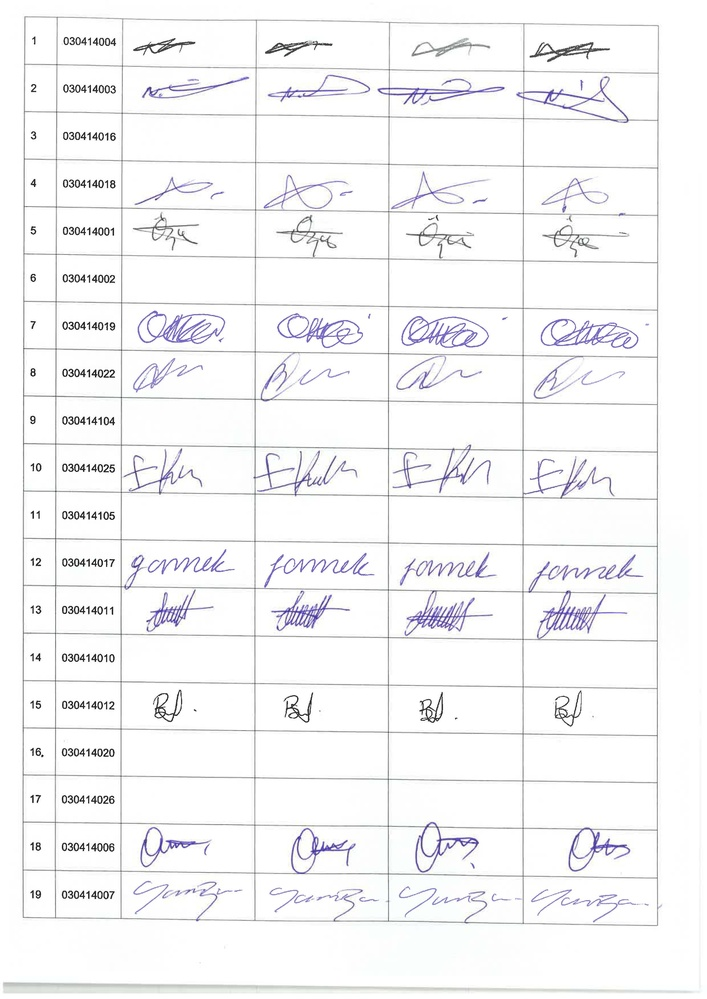
%> input picture Signature/Signatures_Page_1.jpg, 707 x 999 px, shrunk from 2480 x 3505 before the run
$ octave --eval "result = findText(imread('Signature/Signatures_Page_1.jpg'));"   (GNU Octave 9; MATLAB toolbox functions it lacks are replaced by stand-ins)
%> lines starting %> are read from the running program, lines starting %| are printed output that depends on the picture; in (x1, y1, x2, y2) boxes, pixels count from 0 and x2, y2 are one past the last pixel; in counts of white or black regions, pixels touching at a corner belong together; the program's own positions count from 1
function out= findText(I)
%Detect the text
img = im2double(I);
imgray = rgb2gray(img);
imgray = imgaussfilt(imgray);
imgSobel=  edge(imgray,'Sobel','both');
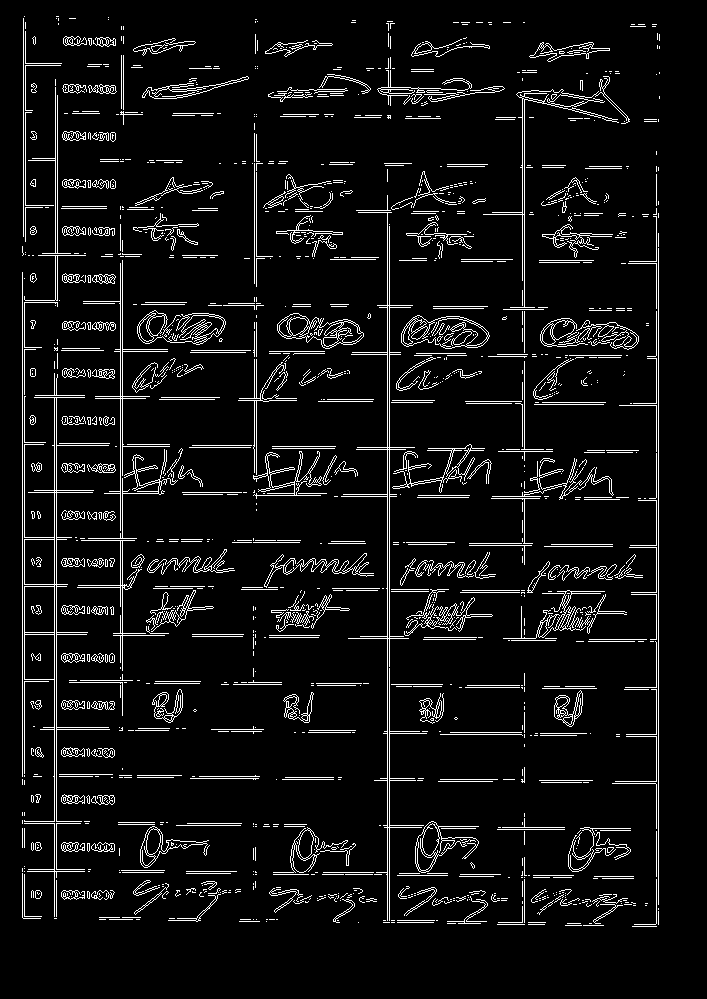
%> imgSobel: size 999x707 logical; 6.6% white in thin lines or dots, all inside (x1, y1, x2, y2) = (22, 16, 660, 927)
hedges = imerode(imgSobel,ones(1,50));
%> hedges: size 999x707 logical; 0.09% white in thin lines or dots, all inside (x1, y1, x2, y2) = (51, 259, 622, 876)
vedges = imerode(imgSobel,ones(50,1));
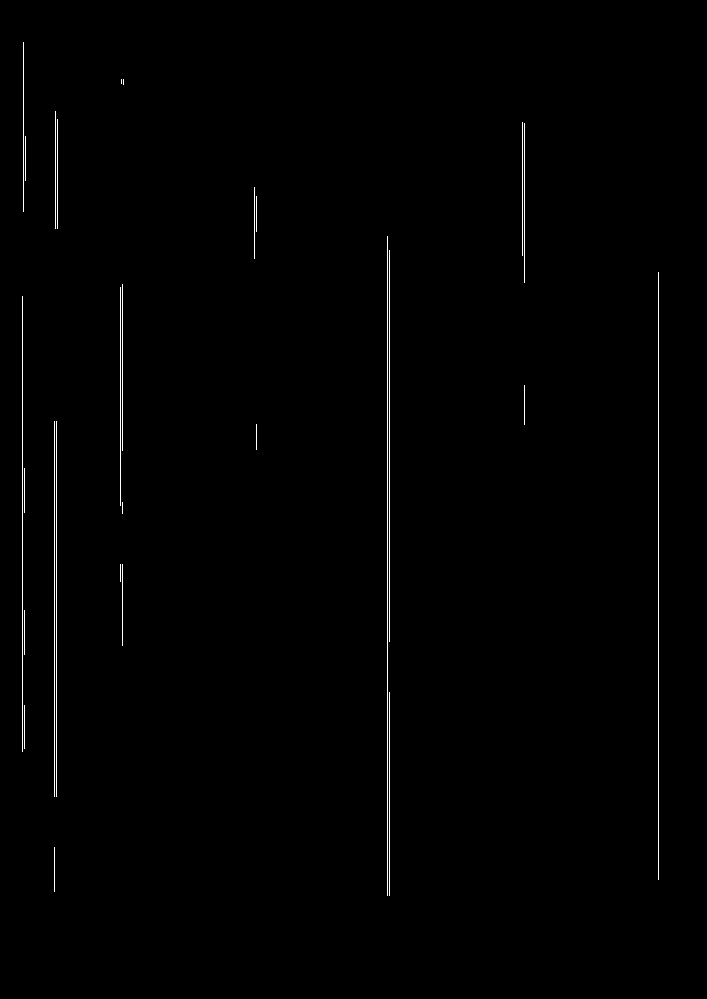
%> vedges: size 999x707 logical; 0.66% white in thin lines or dots, all inside (x1, y1, x2, y2) = (22, 42, 659, 896)
imgSobel(hedges)=0;
imgSobel(vedges)=0;

SE = ones(1,11);
imgDilted =imdilate(imgSobel,SE);
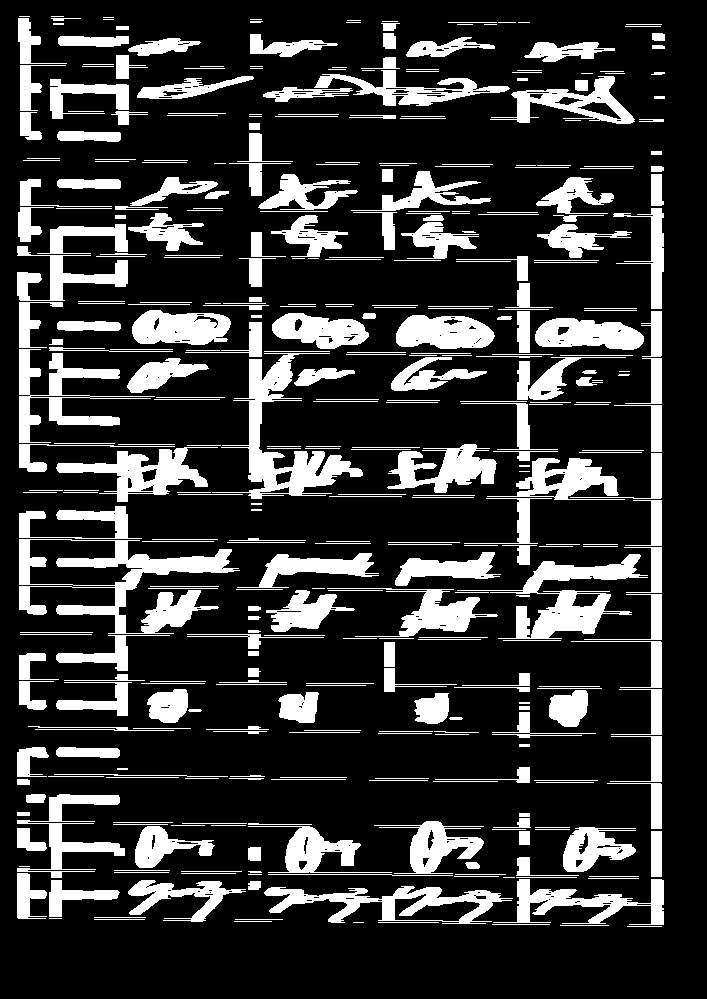
%> imgDilted: size 999x707 logical; 20.6% white; 403 white regions (36 under 20 px), largest, box (x1, y1, x2, y2) and area: (19, 539, 240, 634) 6798, (212, 353, 363, 499) 5403, (457, 554, 648, 639) 4752
imgprocessed = bwareaopen(imgDilted,500);
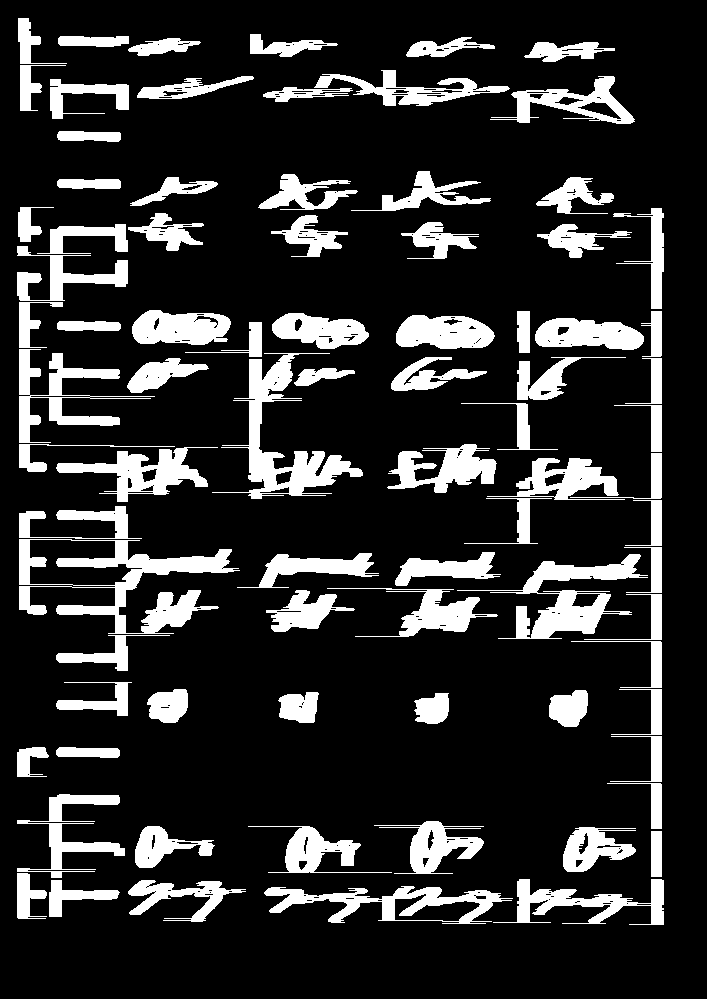
%> imgprocessed: size 999x707 logical; 17.1% white; 83 white regions

[L,N] = bwlabel(imgprocessed);
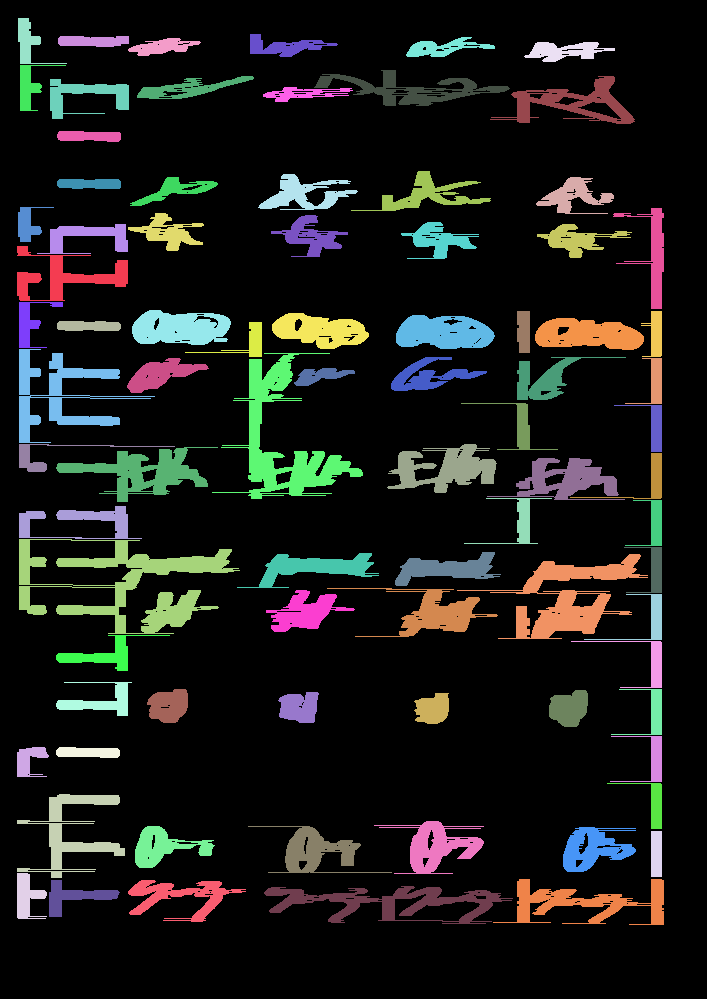
%> L: size 999x707 double; 84 distinct labels, from 0 to 83; one colour per label, 0 black
%> N = 83
if(N==0)
    return;
end

stats =  regionprops(L,'Area','BoundingBox');
%> stats = 83 regions; largest, box (x1, y1, x2, y2) and Area: (19, 539, 240, 634) 6798, (212, 353, 363, 499) 5403, (457, 554, 648, 639) 4752, (264, 886, 513, 924) 3555, (19, 349, 155, 443) 3406

areas = [stats.Area];
%> areas = 83 values, max 6798 at index 11, min 506 at index 83, mean 1458.3
bboxes= {stats.BoundingBox};
%> bboxes = 83 items

idx = find(areas<300);
%> idx = []
areas(idx)=[];
bboxes(idx)=[];

out = uint8(zeros(size(imgprocessed)));
out=I;
%> out is the input picture: size 999x707x3 uint8; mean R, G, B 245.5, 245.3, 246.3
for i=1:length(areas)
    area = areas(i);
    bbox = bboxes{i};
    ar = bbox(3)/bbox(4);
    %out = insertShape(out,'rectangle', bbox,'LineWidth',3,'Color',{'green'});
    if(ar>1.30 && bbox(4)>10 && bbox(4)<120 && bbox(3)>15)
       out = insertShape(out,'rectangle', bbox,'LineWidth',3,'Color',{'green'});
       cropped = imcrop(I,bbox);
      ocrText =  ocr(cropped,'Language','Turkish','TextLayout','Block');
      disp(ocrText.Text);
    end
end
%> this loop made 1 pass
%> (area, bbox, ar) on pass 1: (2056, [17.5 246.5 111 55], 2.02)
%> pass 1, in findText, `out = insertShape(out,'rectangle', bbox,'LineWidth',3,'Color',{'green'..`:
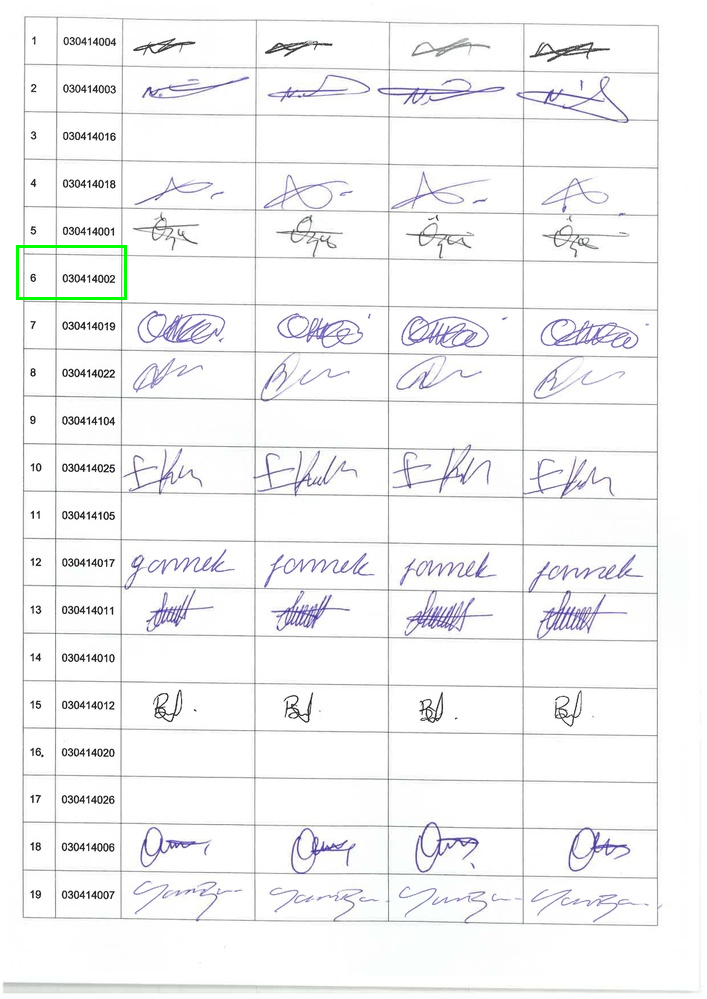
%> out: size 999x707x3 uint8; 0.14% of pixels changed, all inside (x1, y1, x2, y2) = (16, 245, 127, 300)
%> pass 1, in findText, `cropped = imcrop(I,bbox);`:
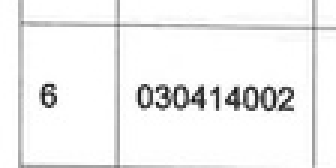
%> cropped: size 56x112x3 uint8 (shown 3 times larger); min 10, max 255, mean 240.7
%out=imgprocessed;
end
%> (the run ends here)

$ run again, on Signature/Signatures_Page_4.jpg
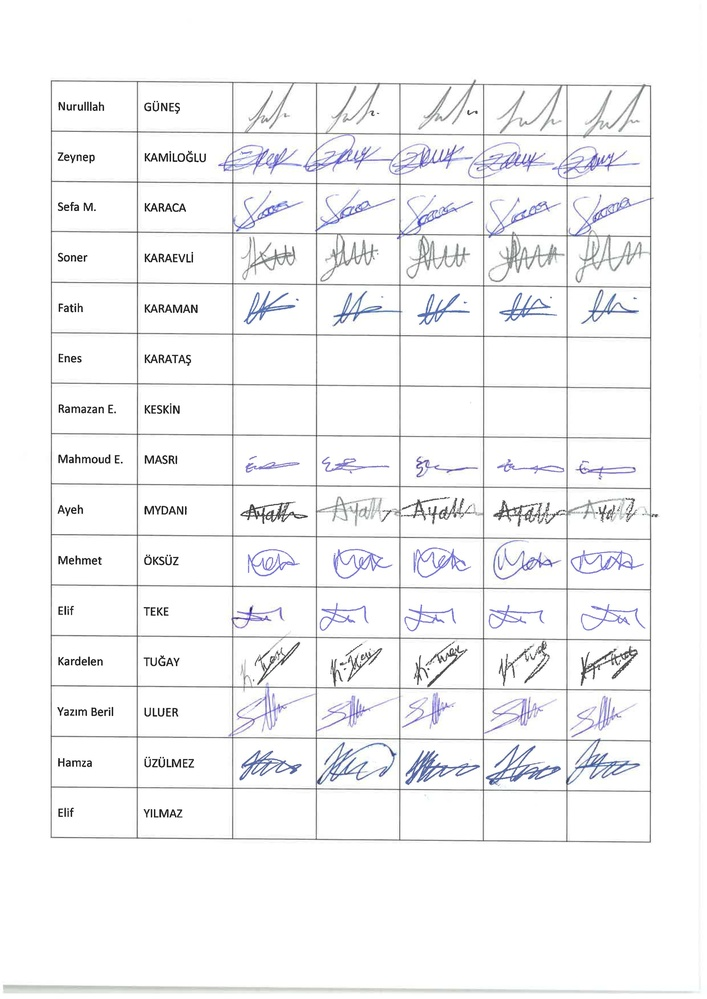
%> input picture Signature/Signatures_Page_4.jpg, 707 x 999 px, shrunk from 2480 x 3505 before the run
%> hedges: size 999x707 logical; 1.1% white in thin lines or dots, all inside (x1, y1, x2, y2) = (75, 80, 625, 843)
%> vedges: size 999x707 logical; 0.94% white in thin lines or dots, all inside (x1, y1, x2, y2) = (50, 105, 652, 817)
%> imgDilted: size 999x707 logical; 20.3% white; 139 white regions (15 under 20 px), largest, box (x1, y1, x2, y2) and area: (107, 80, 658, 334) 39076, (487, 389, 663, 638) 11877, (191, 642, 485, 809) 9459
%> imgprocessed: size 999x707 logical; 19% white; 51 white regions
%> in findText, `[L,N] = bwlabel(imgprocessed);`:
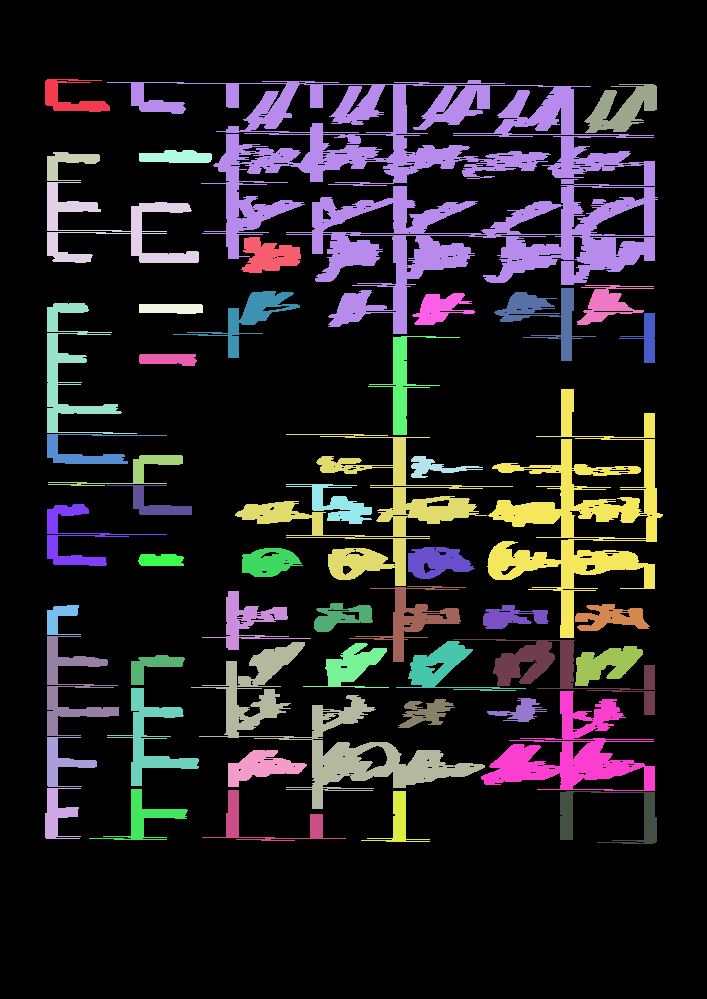
%> L: size 999x707 double; 52 distinct labels, from 0 to 51; one colour per label, 0 black
%> N = 51
%> stats = 51 regions; largest, box (x1, y1, x2, y2) and Area: (107, 80, 658, 334) 39076, (487, 389, 663, 638) 11877, (191, 642, 485, 809) 9459, (235, 434, 513, 586) 7517, (481, 691, 655, 791) 6253
%> areas = 51 values, max 39076 at index 13, min 500 at index 17, mean 2637.8
%> bboxes = 51 items
%> idx = []
%> in findText, out is the input picture: size 999x707x3 uint8; mean R, G, B 244.6, 244.8, 245.7
%> the loop in findText, `for i=1:length(areas)` made 1 pass
%> (area, bbox, ar) on pass 1: (943, [45.5 79.5 65 33], 1.97)
%> pass 1, in findText, `cropped = imcrop(I,bbox);`:
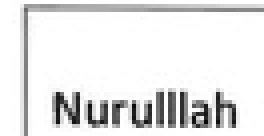
%> cropped: size 34x66x3 uint8 (shown 4 times larger); min 8, max 255, mean 231
